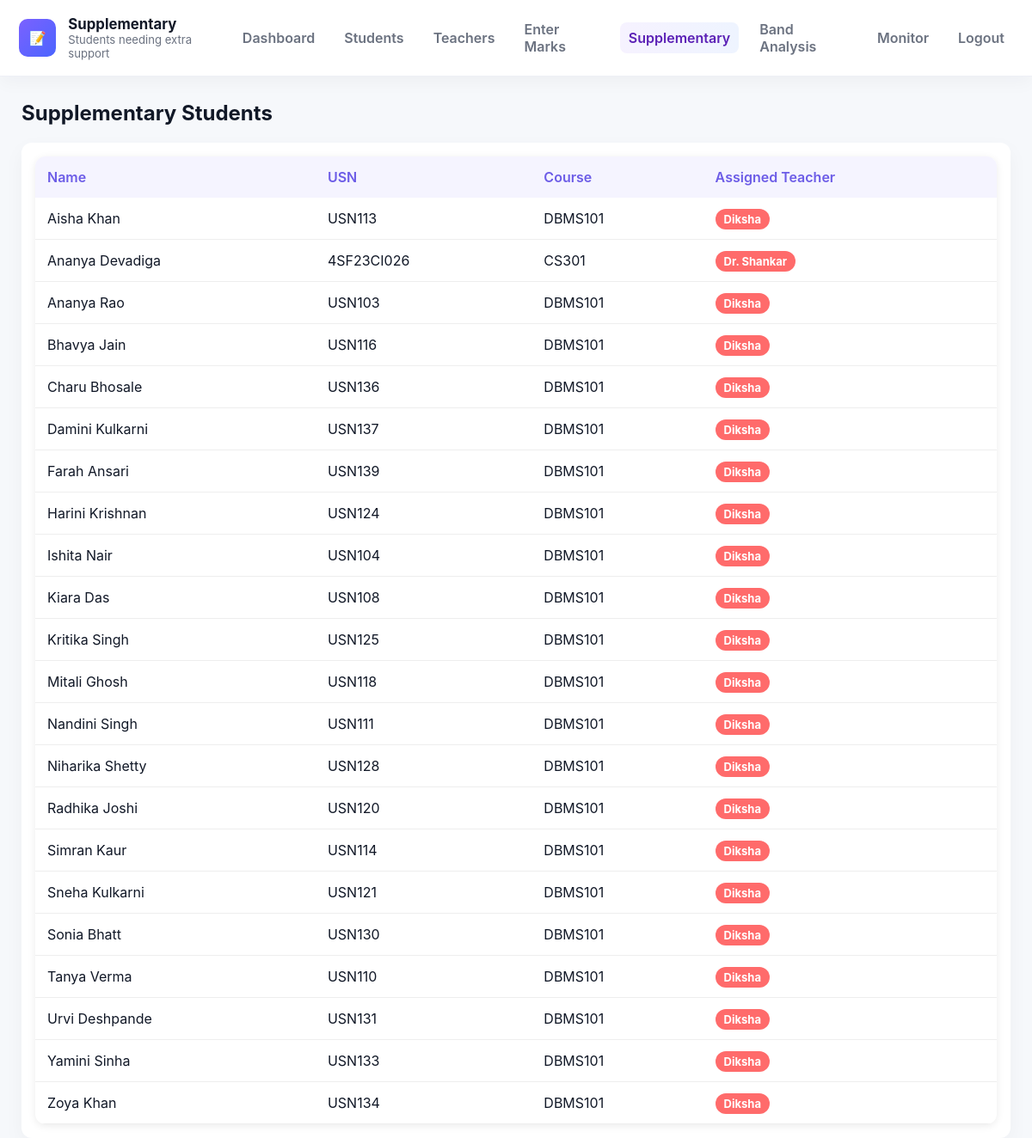
/supplementary, run on the app's committed database.
### models.py (models this page shows)
class Supplementary(db.Model):
    __tablename__ = "supplementary"
    supp_id = db.Column(db.Integer, primary_key=True, autoincrement=True)
    student_id = db.Column(
        db.Integer,
        db.ForeignKey("student.student_id", ondelete="CASCADE"),
        nullable=False
    )
    course_code = db.Column(db.String, nullable=False)
    teacher_id = db.Column(
        db.Integer,
        db.ForeignKey("teacher.teacher_id", ondelete="CASCADE")
    )
    reason = db.Column(db.String)

class Student(db.Model):
    __tablename__ = "student"
    student_id = db.Column(db.Integer, primary_key=True, autoincrement=True)
    student_name = db.Column(db.String, nullable=False)
    usn = db.Column(db.String, unique=True, nullable=False)
    sem = db.Column(db.Integer)
    section = db.Column(db.String)

class Teacher(db.Model):
    __tablename__ = "teacher"
    teacher_id = db.Column(db.Integer, primary_key=True, autoincrement=True)
    teacher_name = db.Column(db.String, nullable=False)
    course_code = db.Column(db.String, nullable=False)
    credit = db.Column(db.Integer)

### app.py (the view)
@app.route("/supplementary")
def supplementary():
    records = (
        db.session.query(
            Student.student_name,
            Student.usn,
            Supplementary.course_code,
            Teacher.teacher_name.label("assigned_teacher")
        )
        .join(Supplementary, Student.student_id == Supplementary.student_id)
        .join(Teacher, Teacher.teacher_id == Supplementary.teacher_id)
        .order_by(Student.student_name)
        .all()
    )
    return render_template("supplementary.html", records=records)

### templates/supplementary.html (shortened to what this page needs)
<!DOCTYPE html>
<html lang="en">
<head>
    <link rel="stylesheet" href="/static/style.css" />
</head>
<body>
<header class="topbar">
  <div class="brand">
    <div class="logo-icon">📝</div>
    <div class="brand-text">
      <div class="title">Supplementary</div>
      <div class="subtitle">Students needing extra support</div>
    </div>
  </div>
  <nav class="main-nav">
    <a href="/">Dashboard</a>
    <a href="/students">Students</a>
    <a href="/teachers">Teachers</a>
    <a href="/add-marks-page">Enter Marks</a>
    <a href="/supplementary" class="active">Supplementary</a>
    <a href="/band-analysis">Band Analysis</a>
    <a href="/monitor">Monitor</a>
    <a href="/logout" class="logout">Logout</a>
  </nav>
</header>
<main class="page container">
  <h2 class="page-title">Supplementary Students</h2>
  <div class="panel">
    <table class="styled-table">
      <thead>
        <tr>
          <th>Name</th>
          <th>USN</th>
          <th>Course</th>
          <th>Assigned Teacher</th>
        </tr>
      </thead>
      <tbody>
        {% for r in records %}
        <tr>
          <td>{{ r.student_name }}</td>
          <td>{{ r.usn }}</td>
          <td>{{ r.course_code }}</td>
          <td>
            <span class="pill red">{{ r.assigned_teacher }}</span>
          </td>
        </tr>
        {% endfor %}
      </tbody>
    </table>
  </div>
</main>
</body>
</html>

### static/style.css (style rules this page uses)
html,body { height:100%; margin:0; font-family: "Inter", system-ui, -apple-system, "Segoe UI", Roboto, "Helvetica Neue", Arial; -webkit-font-smoothing:antialiased; -moz-osx-font-smoothing:grayscale; background:#f6f8fb; color:#111827; }
a { color:inherit; text-decoration:none; }
.container { max-width:1150px; margin:28px auto; padding:0 18px; }
.topbar, .navbar { display:flex; align-items:center; justify-content:space-between; padding:16px 22px; background:#fff; border-bottom:1px solid #eef0f6; box-shadow:0 6px 20px rgba(16,24,40,0.04); position:sticky; top:0; z-index:30; }
.brand { display:flex; gap:14px; align-items:center; }
.brand .logo-icon { width:44px; height:44px; border-radius:10px; background:linear-gradient(135deg,#7b61ff,#4b65ff); color:#fff; display:flex; align-items:center; justify-content:center; font-weight:700; }
.brand .title { font-weight:700; font-size:1.05rem; }
.brand .subtitle { font-size:0.82rem; color:#6b7280; }
.main-nav { display:flex; gap:14px; align-items:center; }
.main-nav a { color:#6b7280; padding:8px 10px; border-radius:8px; font-weight:600; }
.main-nav a.active { background:linear-gradient(90deg,#f6f2ff,#eef4ff); color:#5b21b6; }
.panel { background:#fff; padding:16px; border-radius:12px; box-shadow:0 8px 24px rgba(16,24,40,0.04); }
.pill { padding:6px 12px; border-radius:999px; font-weight:700; color:#fff; }
.pill.red { background:#ff6b6b; }
.styled-table { width: 100%; border-collapse: collapse; background: #fff; border-radius: 12px; overflow: hidden; box-shadow: 0 2px 10px rgba(0,0,0,0.08); }
.styled-table th { background: #f5f4ff; color: #6c5ce7; padding: 14px; text-align: left; font-weight: 600; }
.styled-table td { padding: 14px; border-bottom: 1px solid #eee; }
.pill.red { background: #ff6b6b; color: white; padding: 4px 10px; border-radius: 20px; font-size: 13px; }

### data on the page
Supplementary: student_name "Aisha Khan", usn "USN113", course_code "DBMS101", assigned_teacher "Diksha"
Supplementary: student_name "Ananya Devadiga", usn "4SF23CI026", course_code "CS301", assigned_teacher "Dr. Shankar"
Supplementary: student_name "Ananya Rao", usn "USN103", course_code "DBMS101", assigned_teacher "Diksha"
Supplementary: student_name "Bhavya Jain", usn "USN116", course_code "DBMS101", assigned_teacher "Diksha"
Supplementary: student_name "Charu Bhosale", usn "USN136", course_code "DBMS101", assigned_teacher "Diksha"
Supplementary: student_name "Damini Kulkarni", usn "USN137", course_code "DBMS101", assigned_teacher "Diksha"
Supplementary: student_name "Farah Ansari", usn "USN139", course_code "DBMS101", assigned_teacher "Diksha"
Supplementary: student_name "Harini Krishnan", usn "USN124", course_code "DBMS101", assigned_teacher "Diksha"
Supplementary: student_name "Ishita Nair", usn "USN104", course_code "DBMS101", assigned_teacher "Diksha"
Supplementary: student_name "Kiara Das", usn "USN108", course_code "DBMS101", assigned_teacher "Diksha"
Supplementary: student_name "Kritika Singh", usn "USN125", course_code "DBMS101", assigned_teacher "Diksha"
Supplementary: student_name "Mitali Ghosh", usn "USN118", course_code "DBMS101", assigned_teacher "Diksha"
Supplementary: student_name "Nandini Singh", usn "USN111", course_code "DBMS101", assigned_teacher "Diksha"
Supplementary: student_name "Niharika Shetty", usn "USN128", course_code "DBMS101", assigned_teacher "Diksha"
Supplementary: student_name "Radhika Joshi", usn "USN120", course_code "DBMS101", assigned_teacher "Diksha"
Supplementary: student_name "Simran Kaur", usn "USN114", course_code "DBMS101", assigned_teacher "Diksha"
Supplementary: student_name "Sneha Kulkarni", usn "USN121", course_code "DBMS101", assigned_teacher "Diksha"
Supplementary: student_name "Sonia Bhatt", usn "USN130", course_code "DBMS101", assigned_teacher "Diksha"
Supplementary: student_name "Tanya Verma", usn "USN110", course_code "DBMS101", assigned_teacher "Diksha"
Supplementary: student_name "Urvi Deshpande", usn "USN131", course_code "DBMS101", assigned_teacher "Diksha"
Supplementary: student_name "Yamini Sinha", usn "USN133", course_code "DBMS101", assigned_teacher "Diksha"
Supplementary: student_name "Zoya Khan", usn "USN134", course_code "DBMS101", assigned_teacher "Diksha"
